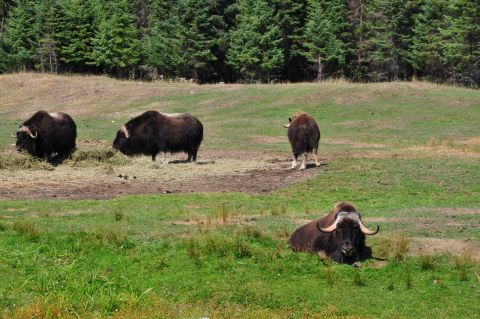
//> input picture L01DesignPattern/L05Morphology/group.jpg, 480 x 319 px
$ ./main   (built with g++ and OpenCV 4)
//> lines starting //> are read from the running program, lines starting //| are printed output that depends on the picture; after the words box and inside, x2 and y2 are one past the last pixel; in counts of white or black regions, pixels touching at a corner belong together
#include <opencv2\core\core.hpp>
#include <opencv2\highgui\highgui.hpp>
#include <opencv2\imgproc\imgproc.hpp>

int main()
{
	cv::Mat image = cv::imread("group.jpg", 0);
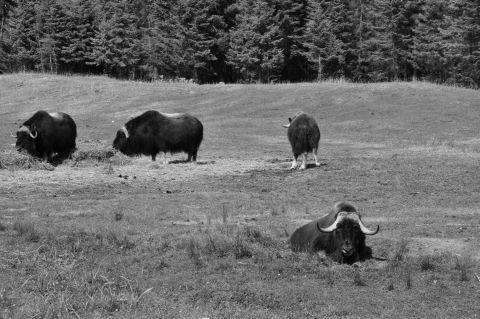
//> image: 319 rows x 480 cols, CV_8UC1; min 0, max 243, mean 106.7

	cv::Mat threshold;
	cv::threshold(image, threshold, 60, 255, CV_THRESH_BINARY);
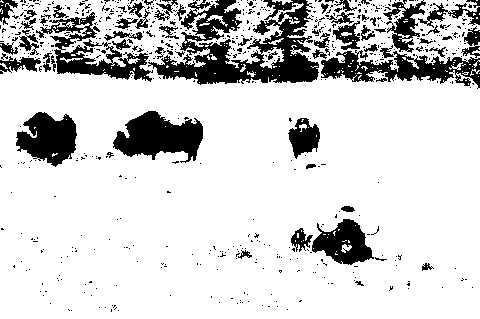
//> threshold: 319 rows x 480 cols, CV_8UC1; 82.1% white; 653 black regions (591 under 20 px), largest, box (x1, y1, x2, y2) and area: (148, 0, 319, 85) 6792, (113, 111, 203, 163) 2862, (321, 50, 480, 89) 2815

	cv::imshow("Output1", threshold);

	cv::Mat eroded;
	cv::erode(threshold, eroded, cv::Mat());
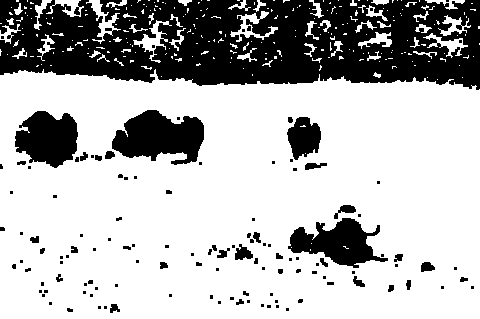
//> eroded: 319 rows x 480 cols, CV_8UC1; 70.8% white; 124 black regions (85 under 20 px), largest, box (x1, y1, x2, y2) and area: (0, 0, 480, 90) 32599, (112, 110, 204, 165) 3349, (288, 218, 388, 268) 2612

	cv::imshow("Output2", eroded);

	cv::Mat dilated;
	cv::dilate(threshold, dilated, cv::Mat());
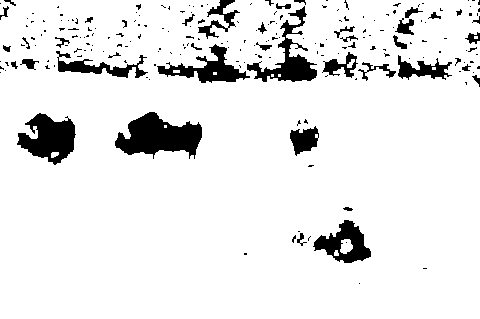
//> dilated: 319 rows x 480 cols, CV_8UC1; 91.1% white; 213 black regions (171 under 20 px), largest, box (x1, y1, x2, y2) and area: (115, 112, 202, 159) 2451, (17, 113, 76, 165) 1829, (247, 6, 317, 82) 1514

	cv::imshow("Output3", dilated);

	cv::waitKey(0);
}
